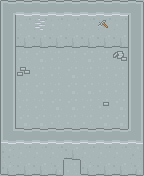

This game map was drawn from its Tiled (.tmx) file and the tilesets committed beside it. A one-line description and the full map source follow:
An orthogonal 9x11 tile map with 16x16 px tiles, 8 tile layers (Ground Terrain, Ground Overlay, Below0, Below1, ...), 4 hidden layers not drawn.

<map version="1.5" tiledversion="1.7.2" orientation="orthogonal" renderorder="right-down" width="9" height="11" tilewidth="16" tileheight="16" infinite="0" nextlayerid="15" nextobjectid="1">
 <editorsettings>
  <export target="Pingu's Cave.json" format="json" />
 </editorsettings>
 <tileset firstgid="1" source="tiles.tsx" />
 <layer id="1" name="Teleporter:World,87,-13,2,down," width="9" height="11" visible="0" locked="1">
  <data encoding="csv">
0,0,0,0,0,0,0,0,0,
0,0,0,0,0,0,0,0,0,
0,0,0,0,0,0,0,0,0,
0,0,0,0,0,0,0,0,0,
0,0,0,0,0,0,0,0,0,
0,0,0,0,0,0,0,0,0,
0,0,0,0,0,0,0,0,0,
0,0,0,0,0,0,0,0,0,
0,0,0,0,0,0,0,0,0,
0,0,0,0,0,0,0,0,0,
0,0,0,0,1695,0,0,0,0
</data>
 </layer>
 <layer id="2" name="Region:Pingu's Cave:noattack:" width="9" height="11" visible="0" locked="1">
  <data encoding="csv">
1696,1696,1696,1696,1696,1696,1696,1696,1696,
1696,1696,1696,1696,1696,1696,1696,1696,1696,
1696,1696,1696,1696,1696,1696,1696,1696,1696,
1696,1696,1696,1696,1696,1696,1696,1696,1696,
1696,1696,1696,1696,1696,1696,1696,1696,1696,
1696,1696,1696,1696,1696,1696,1696,1696,1696,
1696,1696,1696,1696,1696,1696,1696,1696,1696,
1696,1696,1696,1696,1696,1696,1696,1696,1696,
1696,1696,1696,1696,1696,1696,1696,1696,1696,
1696,1696,1696,1696,1696,1696,1696,1696,1696,
1696,1696,1696,1696,1696,1696,1696,1696,1696
</data>
 </layer>
 <layer id="3" name="Npc:pingu" width="9" height="11" visible="0" locked="1">
  <data encoding="csv">
0,0,0,0,0,0,0,0,0,
0,0,0,0,0,0,0,0,0,
0,0,0,0,0,0,0,0,0,
0,0,0,0,0,0,0,0,0,
0,0,0,0,0,0,0,0,0,
0,0,0,0,1692,0,0,0,0,
0,0,0,0,0,0,0,0,0,
0,0,0,0,0,0,0,0,0,
0,0,0,0,0,0,0,0,0,
0,0,0,0,0,0,0,0,0,
0,0,0,0,0,0,0,0,0
</data>
 </layer>
 <layer id="4" name="Collision:0" width="9" height="11" visible="0" locked="1">
  <data encoding="csv">
2122,2122,2122,2122,2122,2122,2122,2122,2122,
2122,0,0,0,0,0,0,0,2122,
2122,0,0,0,0,0,0,0,2122,
2122,0,0,0,0,0,0,0,2122,
2122,0,0,0,0,0,0,0,2122,
2122,0,0,0,0,0,0,0,2122,
2122,0,0,0,0,0,0,0,2122,
2122,0,0,0,0,0,0,0,2122,
2122,0,0,0,0,0,0,0,2122,
2122,0,0,0,0,0,0,0,2122,
2122,2122,2122,2122,0,2122,2122,2122,2122
</data>
 </layer>
 <layer id="6" name="Ground Terrain" width="9" height="11">
  <data encoding="csv">
94,8,94,94,8,94,8,8,94,
8,8,94,8,8,94,94,94,94,
8,94,94,94,94,8,94,94,8,
94,94,8,94,94,8,94,8,94,
8,94,94,94,8,94,94,94,8,
94,94,8,94,8,8,94,94,8,
8,94,94,8,8,94,94,8,8,
94,8,8,94,94,94,8,8,94,
8,94,94,94,94,8,8,94,8,
8,94,94,8,8,94,94,94,94,
94,8,8,8,94,8,8,94,8
</data>
 </layer>
 <layer id="7" name="Ground Overlay" width="9" height="11">
  <data encoding="csv">
0,0,0,0,0,0,0,0,0,
0,0,0,0,0,0,0,0,0,
0,0,0,0,0,0,0,0,0,
0,0,0,0,0,0,0,0,0,
0,0,0,0,0,0,0,0,0,
0,0,0,0,0,0,0,0,0,
0,0,0,0,0,0,0,0,0,
0,0,0,0,0,0,0,0,0,
0,0,0,0,0,0,0,0,0,
0,0,0,0,0,0,0,0,0,
0,0,0,0,0,0,0,0,0
</data>
 </layer>
 <layer id="8" name="Below0" width="9" height="11">
  <data encoding="csv">
0,0,0,0,0,0,0,0,0,
0,239,929,239,239,239,1273,239,0,
0,411,411,411,411,411,411,411,0,
0,0,0,0,0,0,0,1448,0,
0,1447,0,0,0,0,0,0,0,
0,0,0,0,0,0,0,0,0,
0,0,0,0,0,0,1449,0,0,
0,0,0,0,0,0,0,0,0,
0,0,0,0,0,0,0,0,0,
0,0,0,0,0,0,0,0,0,
410,411,411,412,0,410,411,411,412
</data>
 </layer>
 <layer id="9" name="Below1" width="9" height="11">
  <data encoding="csv">
0,0,0,0,0,0,0,0,0,
0,0,0,0,0,0,0,0,0,
0,0,0,0,0,0,0,0,0,
0,0,0,0,0,0,0,0,0,
0,0,0,0,0,0,0,0,0,
0,0,0,0,0,0,0,0,0,
0,0,0,0,0,0,0,0,0,
0,0,0,0,0,0,0,0,0,
0,0,0,0,0,0,0,0,0,
0,0,0,0,0,0,0,0,0,
0,0,0,0,0,0,0,0,0
</data>
 </layer>
 <layer id="11" name="BelowOffset" width="9" height="11">
  <data encoding="csv">
0,0,0,0,0,0,0,0,0,
0,0,0,0,0,0,0,0,0,
0,0,0,0,0,0,0,0,0,
0,0,0,0,0,0,0,0,0,
0,0,0,0,0,0,0,0,0,
0,0,0,0,0,0,0,0,0,
0,0,0,0,0,0,0,0,0,
0,0,0,0,0,0,0,0,0,
0,0,0,0,0,0,0,0,0,
0,0,0,0,0,0,0,0,0,
0,0,0,0,0,0,0,0,0
</data>
 </layer>
 <layer id="12" name="Above0" width="9" height="11">
  <data encoding="csv">
70,68,68,68,68,68,68,68,71,
155,0,0,0,0,0,0,0,155,
155,0,0,0,0,0,0,0,155,
155,0,0,0,0,0,0,0,155,
155,0,0,0,0,0,0,0,155,
155,0,0,0,0,0,0,0,155,
155,0,0,0,0,0,0,0,155,
155,0,0,0,0,0,0,0,155,
156,68,68,68,68,68,68,68,157,
238,239,239,239,411,239,239,239,240,
0,0,0,0,0,0,0,0,0
</data>
 </layer>
 <layer id="13" name="Above1" width="9" height="11">
  <data encoding="csv">
0,0,0,0,0,0,0,0,0,
0,0,0,0,0,0,0,0,0,
0,0,0,0,0,0,0,0,0,
0,0,0,0,0,0,0,0,0,
0,0,0,0,0,0,0,0,0,
0,0,0,0,0,0,0,0,0,
0,0,0,0,0,0,0,0,0,
0,0,0,0,0,0,0,0,0,
0,0,0,0,0,0,0,0,0,
0,0,0,0,0,0,0,0,0,
0,0,0,0,0,0,0,0,0
</data>
 </layer>
 <layer id="14" name="AboveOffset" width="9" height="11">
  <data encoding="csv">
0,0,0,0,0,0,0,0,0,
0,0,0,0,0,0,0,0,0,
0,0,0,0,0,0,0,0,0,
0,0,0,0,0,0,0,0,0,
0,0,0,0,0,0,0,0,0,
0,0,0,0,0,0,0,0,0,
0,0,0,0,0,0,0,0,0,
0,0,0,0,0,0,0,0,0,
0,0,0,0,0,0,0,0,0,
0,0,0,0,0,0,0,0,0,
0,0,0,0,0,0,0,0,0
</data>
 </layer>
</map>
